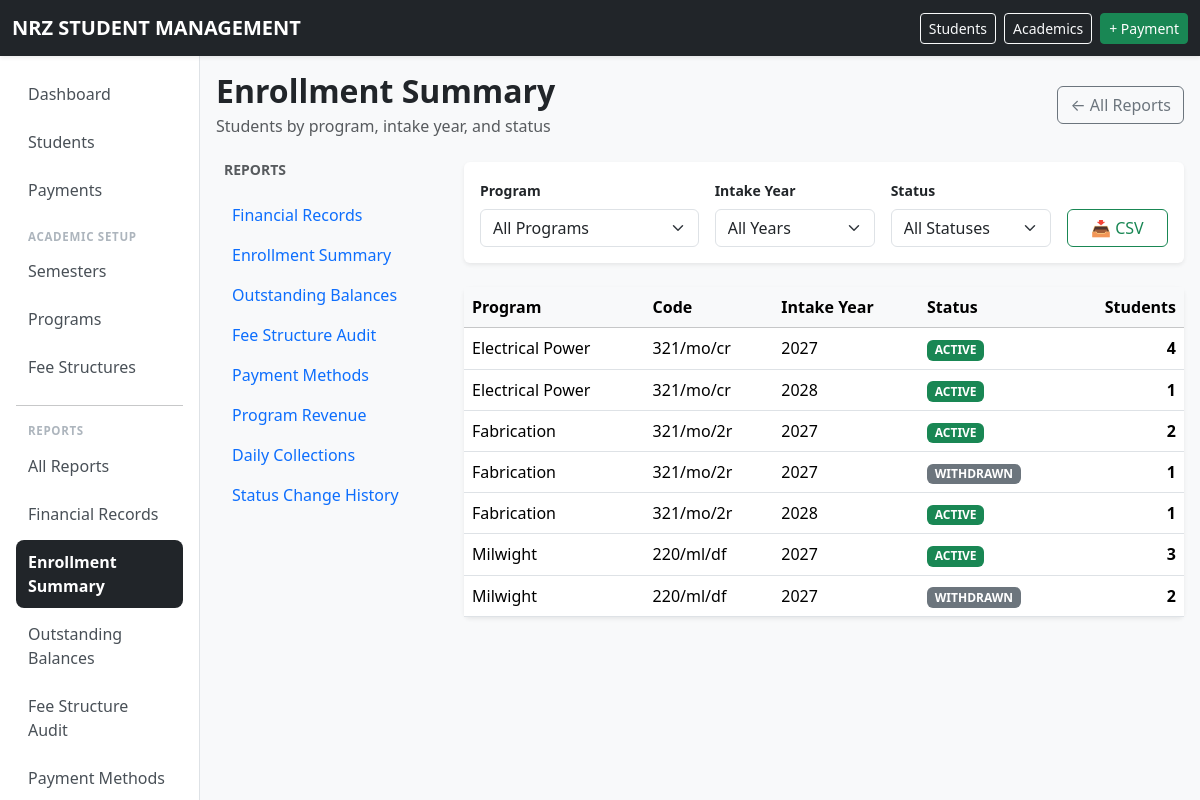
The app's page /reports/enrollment/ (signed in) with its own data.
### school/models.py (models this page shows, shortened)
class Program(models.Model):
    CATEGORY_CHOICES = [
        ("NC", "National Certificate"),
        ("NQ", "National Qualification"),
        ("OTHER", "Other"),
    ]
    code = models.CharField(
        max_length=30,
        unique=True,
    )
    name = models.CharField(
        max_length=150,
        unique=True,
    )
    description = models.TextField(
        blank=True,
    )
    duration_years = models.PositiveSmallIntegerField()
    category = models.CharField(
        max_length=10,
        choices=CATEGORY_CHOICES,
        default="OTHER",
    )
    active = models.BooleanField(
        default=True,
    )
    class Meta:
        ordering = ["name"]

class AcademicYear(models.Model):
    name = models.CharField(
        max_length=20,
        unique=True,
    )
    start_date = models.DateField()
    end_date = models.DateField()
    is_current = models.BooleanField(
        default=False,
    )
    class Meta:
        ordering = ["-name"]
        constraints = [
            models.UniqueConstraint(
                fields=["is_current"],
                condition=Q(is_current=True),
                name="only_one_current_academic_year",
            ),
        ]

### school/views.py (the view, shortened to what this page needs)
# urls.py: path("reports/enrollment/", views.enrollment_report, name="enrollment_report"),
@permission_required("school.view_student", raise_exception=True)
def enrollment_report(request):
    program_filter = _get_filtered_program(request)
    intake_year_filter = request.GET.get("intake_year")
    status_filter = request.GET.get("status")
    export_format = request.GET.get("format")
    data = enrollment_summary(
        program=program_filter,
        intake_year=intake_year_filter,
        status=status_filter,
    )
    program_ids = set(d["program__id"] for d in data)
    intake_year_ids = set(d["intake_year__id"] for d in data)
    programs = {p.id: p for p in Program.objects.filter(id__in=program_ids)}
    intake_years = {y.id: y for y in AcademicYear.objects.filter(id__in=intake_year_ids)}
    for row in data:
        row["program_obj"] = programs.get(row["program__id"])
        row["intake_year_obj"] = intake_years.get(row["intake_year__id"])
    from django.core.paginator import Paginator
    paginator = Paginator(data, 25)
    page_obj = paginator.get_page(request.GET.get("page"))
    all_programs = Program.objects.filter(active=True).order_by("name")
    all_intake_years = AcademicYear.objects.all().order_by("-name")
    context = {
        "page_obj": page_obj,
        "program_filter": program_filter,
        "intake_year_filter": intake_year_filter,
        "status_filter": status_filter,
        "all_programs": all_programs,
        "all_intake_years": all_intake_years,
        "status_choices": Student.STATUS_CHOICES,
        "today": get_current_date(),
        "report": next((r for r in REPORTS if r["view"] == "enrollment_report"), None),
        "reports": REPORTS,
    }
    return render(request, "school/reports/enrollment.html", context)

### school/context_processors.py (called while the page is built)
def time_override_enabled(request):
    return {
        'ENABLE_TIME_OVERRIDE': getattr(settings, 'ENABLE_TIME_OVERRIDE', False)
    }

### school/models.py (called while the page is built)
def enrollment_summary(program=None, intake_year=None, status=None):
    from django.db.models import Count
    students = Student.objects.all()
    if program:
        students = students.filter(program=program)
    if intake_year:
        students = students.filter(intake_year=intake_year)
    if status:
        students = students.filter(status=status.upper())
    return students.values(
        "program__id", "program__name", "program__code",
        "intake_year__id", "intake_year__name",
        "status"
    ).annotate(count=Count("id")).order_by("program__name", "intake_year__name", "status")

    @classmethod
    def get_frozen_time(cls):
        obj = cls.objects.first()
        return obj.frozen_datetime if obj else None

### school/utils/time_utils.py (called while the page is built)
def get_current_datetime():
    if getattr(settings, 'ENABLE_TIME_OVERRIDE', False):
        from school.models import TimeOverride
        frozen = TimeOverride.get_frozen_time()
        if frozen is not None:
            if timezone.is_naive(frozen):
                frozen = timezone.make_aware(frozen)
            return frozen
    return timezone.now()

def get_current_date():
    return get_current_datetime().date()

### school/views.py (called while the page is built)
def _get_filtered_program(request):
    program_id = request.GET.get("program")
    if program_id:
        try:
            return Program.objects.get(pk=program_id)
        except Program.DoesNotExist:
            pass
    return None

### templates/school/reports/enrollment.html (shortened to what this page needs)
{% extends "school/reports/_base.html" %}
{% load school_tags %}
{% block report_content %}
<form method="get" class="card border-0 shadow-sm mb-4 filter-form print-hidden">
    <div class="card-body">
        <div class="row g-3 align-items-end flex-wrap">
            <div class="col-12 col-md-4">
                <label class="form-label fw-semibold small">Program</label>
                <select name="program" class="form-select" onchange="this.form.submit()">
                    <option value="">All Programs</option>
                </select>
            </div>
            <div class="col-12 col-md-3">
                <label class="form-label fw-semibold small">Intake Year</label>
                <select name="intake_year" class="form-select" onchange="this.form.submit()">
                    <option value="">All Years</option>
                </select>
            </div>
            <div class="col-12 col-md-3">
                <label class="form-label fw-semibold small">Status</label>
                <select name="status" class="form-select" onchange="this.form.submit()">
                    <option value="">All Statuses</option>
                </select>
            </div>
            <div class="col-12 col-md-2">
                <div class="d-flex gap-2">
                    <a href="?format=csv"
                       class="btn btn-outline-success w-100">
                        📥 CSV
                    </a>
                </div>
            </div>
        </div>
    </div>
</form>
<div class="card border-0 shadow-sm">
    <div class="card-body p-0">
        <div class="table-responsive">
            <table class="table table-hover mb-0">
                <thead class="table-light">
                    <tr>
                        <th>Program</th>
                        <th>Code</th>
                        <th>Intake Year</th>
                        <th>Status</th>
                        <th class="text-end">Students</th>
                    </tr>
                </thead>
                <tbody>
                    {% for row in page_obj %}
                    <tr>
                        <td>{{ row.program_obj.name|default:"Unknown" }}</td>
                        <td>{{ row.program_obj.code|default:"" }}</td>
                        <td>{{ row.intake_year_obj.name|default:"Unknown" }}</td>
                        <td>
                            {% with status_label=row.status|slugify %}
                            <span class="badge
                                {% if row.status == 'ACTIVE' %}text-bg-success
                                {% elif row.status == 'DEFERRED' %}text-bg-warning
                                {% elif row.status == 'WITHDRAWN' %}text-bg-secondary
                                {% elif row.status == 'COMPLETED' %}text-bg-primary
                                {% else %}text-bg-light text-dark{% endif %}">
                                {{ row.status }}
                            </span>
                            {% endwith %}
                        </td>
                        <td class="text-end fw-bold">{{ row.count }}</td>
                    </tr>
                    {% empty %}
                    <tr>
                        <td colspan="5" class="text-center text-muted py-4">
                            No enrollment data found for the selected filters.
                        </td>
                    </tr>
                    {% endfor %}
                </tbody>
            </table>
        </div>
    </div>
</div>
{% endblock %}

### templates/base.html (style rules this page uses)
body { margin: 0; padding: 0; background-color: #f8f9fa; }

### records on screen
Program: program_obj.name "Electrical Power", program_obj.code "321/mo/cr", intake_year_obj.name "2027", status "ACTIVE", count "4", intake_year_obj.name "2028", count "1"
Program: program_obj.name "Fabrication", program_obj.code "321/mo/2r", intake_year_obj.name "2027", status "ACTIVE", count "2", status "WITHDRAWN", count "1", intake_year_obj.name "2028"
Program: program_obj.name "Milwight", program_obj.code "220/ml/df", intake_year_obj.name "2027", status "ACTIVE", count "3", status "WITHDRAWN", count "2"

### other values on screen
{{ report.name }} "Enrollment Summary"
{{ report.desc }} "Students by program, intake year, and status"
{{ r.name }} "Financial Records" "Enrollment Summary" "Outstanding Balances" "Fee Structure Audit" "Payment Methods" "Program Revenue" "Daily Collections" "Status Change History"
